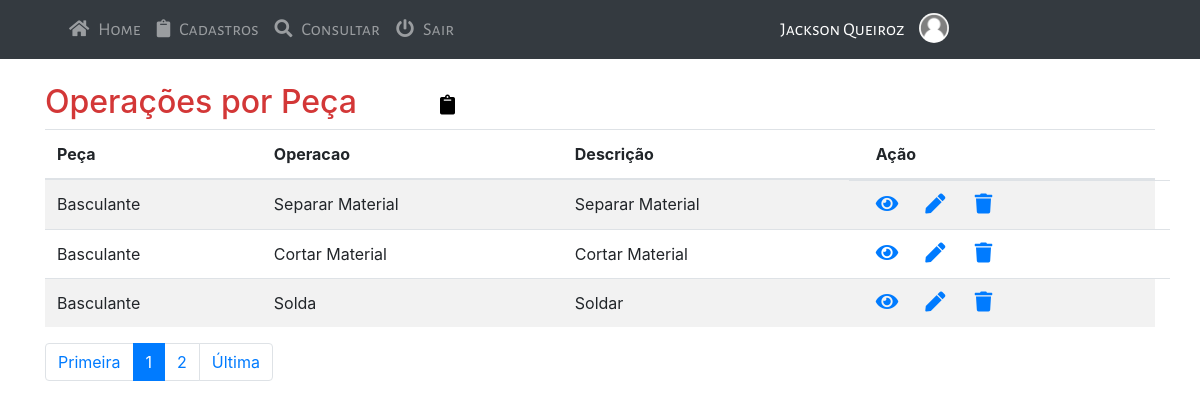
Screenshot of /sistema-gestor/paginas/listar-in-op.php (signed in) with the database file from the repository.
### tables this page shows
CREATE TABLE `inserir_op` (
  `id` int(11) NOT NULL,
  `id_operacao` int(11) NOT NULL,
  `id_peca` int(11) NOT NULL,
  `descricao` text NOT NULL,
  `tempo` varchar(5) DEFAULT '0,00',
  `status` varchar(5) NOT NULL DEFAULT 'LB',
  `created` datetime DEFAULT current_timestamp(),
  `usuario` varchar(220) DEFAULT NULL
);

CREATE TABLE `peca` (
  `id` int(11) NOT NULL,
  `nome` varchar(220) NOT NULL,
  `descricao` text NOT NULL,
  `id_grupo` int(11) NOT NULL,
  `id_modelo` int(11) NOT NULL,
  `codigo` varchar(220) DEFAULT NULL,
  `estoque_atual` int(11) DEFAULT NULL,
  `estoque_minimo` int(11) DEFAULT NULL,
  `usuario` varchar(220) DEFAULT NULL,
  `createad` datetime DEFAULT current_timestamp(),
  `modifield` datetime DEFAULT NULL
);

CREATE TABLE `tipo_operacao` (
  `id` int(11) NOT NULL,
  `nome` varchar(220) NOT NULL,
  `desc_op` text NOT NULL,
  `cod_op` varchar(220) NOT NULL,
  `usuario` varchar(220) DEFAULT NULL,
  `created` datetime NOT NULL DEFAULT current_timestamp(),
  `modifield` datetime DEFAULT NULL
);

### sistema-gestor/paginas/listar-in-op.php (the view, shortened to what this page needs)
<?php
include_once './include/head.php';
?>
</head>
<?php
include_once './include/menu.php';
?>
<div class="container py-4">
	<header class="pb-3 mb-4">
		<div class="row">
			<div class="col-md-5">
			<h2>Operações por Peça</h2>
			</div>
			<div class="col-md-3 list-icon">
				<a href="<?php echo URL ?>cadastrar-inserir-operacao"><i class="fa fa-clipboard"></i></a>
			</div>
		</div>
    <table class="table table-striped">
            <thead>
              <tr>
                <th scope="col-3">Peça</th>
                <th scope="col-2">Operacao</th>
                <th scope="col-2">Descrição</th>
                <th colspan>Ação</th>
              </tr>
            </thead>
            <tbody>
    <?php
    $pagina_atual = filter_input(INPUT_GET, "page", FILTER_SANITIZE_NUMBER_INT);
    $pagina = (!empty($pagina_atual)) ? $pagina_atual : 1;
    $limite_resultado = 3;
    $inicio = ($limite_resultado * $pagina) - $limite_resultado;
    $query_reg = "SELECT in_op.id AS id_in_operacao,
										peca.nome AS peca,
                		tipo_operacao.nome AS operacao,
                		in_op.descricao AS descricao
    FROM inserir_op AS in_op
    INNER JOIN peca AS peca
    ON peca.id=in_op.id_peca
    INNER JOIN tipo_operacao AS tipo_operacao
    ON tipo_operacao.id=in_op.id_operacao
    ORDER BY id_peca ASC LIMIT $inicio, $limite_resultado";
    $result_reg = $conn->prepare($query_reg);
    $result_reg->execute();
		if (($result_reg) AND ($result_reg->rowCount() != 0)) {
			while ($row_reg = $result_reg->fetch(PDO::FETCH_ASSOC)) {
				extract($row_reg)
				?>
              <tr>
              	<td><?php echo $peca ?></td>
                <td><?php echo $operacao ?></td>
                <td><?php echo $descricao ?></td>
                <td class="row">
                	<div class="col-2 action-icon">
                		<a href="<?php echo URL . 'detalhes-in_op?id_item=' . $id_item ?>"><i class="fa fa-eye"></i></a>
                		</div>
                	<div class="col-2 action-icon">
                		<a href="<?php echo URL . 'editar-in_op?id_item=' . $id_item ?>"><i class="fa fa-pen"></i></a>
                		</div>
                		<div class="col-2 action-icon">
                			<a onclick="apagarRegistro(<?php echo $id ?>)" href="<?php echo URL . 'excluir-item?id_in_op=' . $id_item ?>"><i class="fa fa-trash"></i></a>
                		</div>
                </td>
                </tr>
        <?php
			}
		}else{
			echo $_SESSION['msg'] = "<div class='alert alert-danger' id='msg-success' role='alert'><i class='fa fa-circle-x' style='font-size:25px;color:red'></i><div class='alerta-erro'>Nenhum Registro encontrado!</div></div>";
		}
	?>
	</tbody>
		</table>
		<?php
			$query_qnt_resgistros = "SELECT count(id) AS num_result FROM inserir_op";
			$result_qnt_registros = $conn ->prepare($query_qnt_resgistros);
			$result_qnt_registros->execute();
			$row_qnt_registros = $result_qnt_registros->fetch(PDO::FETCH_ASSOC);
			$qnt_pagina = ceil($row_qnt_registros['num_result'] / $limite_resultado);
			$maximo_link = 2;
	?>
	<nav aria-label="...">
  <ul class="pagination">
    <li class="page-item">
      <?php echo "<a class='page-link' href='listar-in-op?page=1'>Primeira</a> "; ?>
    </li>
    <?php for ($pagina_anterior = $pagina - $maximo_link; $pagina_anterior <= $pagina -1 ; $pagina_anterior++) { ?>
    <li class="page-item">
    	<?php
			}
			?>
    </li>
    <li class="page-item active">
      <a class="page-link" href="#"><?php echo "$pagina"; ?> <span class="sr-only">(atual)</span></a>
    </li>
    <?php
    	for ($proxima_pagina = $pagina + 1; $proxima_pagina <= $pagina + $maximo_link; $proxima_pagina++) {?>
		<li class="page-item">
    		<?php
							if($proxima_pagina <= $qnt_pagina){
								echo "<a class='page-link' href='listar-in-op?page=$proxima_pagina'> $proxima_pagina </a> ";
							}
			}
    ?>
   </li>
    <li class="page-item">
      <?php echo "<a class='page-link' href='listar-in-op?page=$qnt_pagina'>Última</a> "; ?>
    </li>
  </ul>
</nav>
<?php
include_once './include/footer.php';
?>

### sistema-gestor/assets/css/style.css (style rules this page uses)
h2 { color: #d33737; }
.list-icon i { text-decoration: none; color: #000; margin-top: 12px; margin-left: -80px; font-size: 20px; }
.action-icon i { font-size: 20px; }

### rows the page displays
inserir_op: id_peca.nome "Basculante", tipo_operacao.nome "Separar Material", descricao "Separar Material"
inserir_op: id_peca.nome "Basculante", tipo_operacao.nome "Cortar Material", descricao "Cortar Material"
inserir_op: id_peca.nome "Basculante", tipo_operacao.nome "Solda", descricao "Soldar"

### other values shown
$_SESSION['nome'] "Jackson Queiroz"
$pagina "1"
